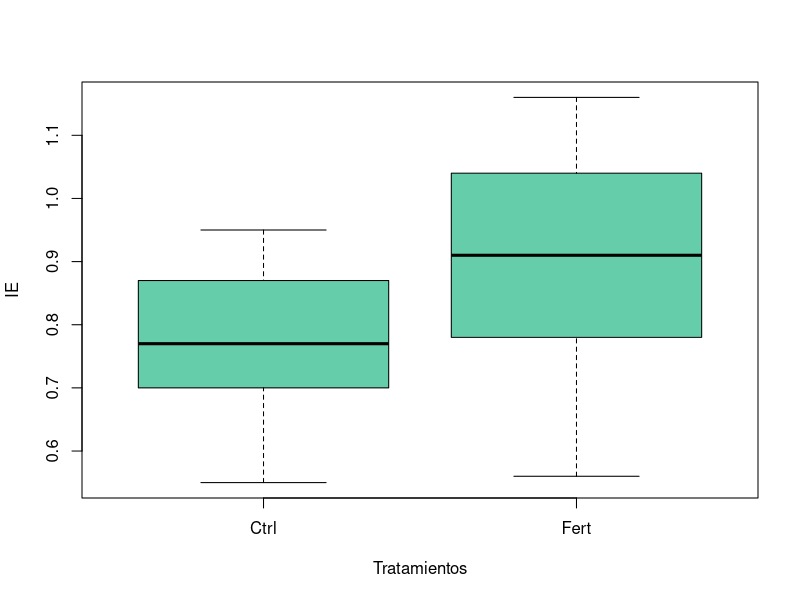

The R script that drew this image:
#Elian Roberto Izaguirre Garcia
#1805018
#11.03.2020

#Importar datos vivero
setwd("C:/Tareas1/108-Estadistica/Clases")


# IMPORTAR DATOS ----------------------------------------------------------


Vivero <- read.csv("viveros.csv", header = T)

summary(Vivero)


boxplot(Vivero$IE~ Vivero$Tratamiento,col="mediumaquamarine",
        xlab = "Tratamientos", ylab = "IE")




# Pruebas de T ------------------------------------------------------------

t.test(Vivero$IE~ Vivero$Tratamiento, var.equal =T)

        
        